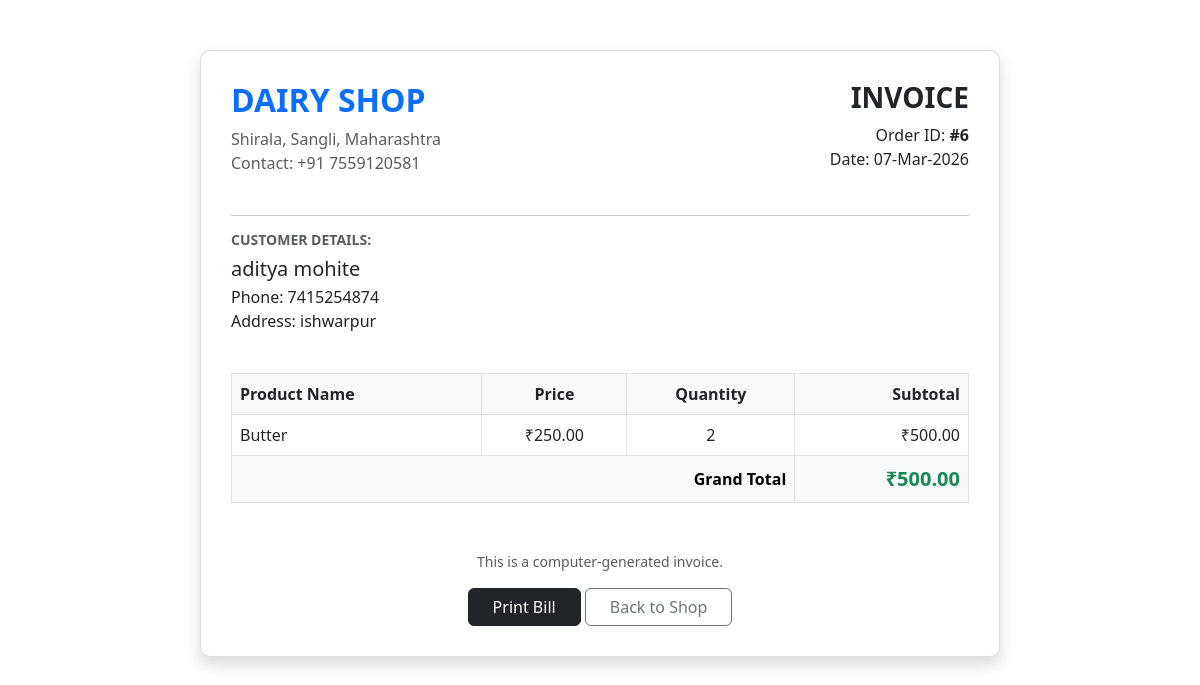
The page /generate_bill.php?oid=6 on the database its author committed.
### tables this page shows
CREATE TABLE `orders` (
  `order_id` int(11) NOT NULL,
  `customer_id` int(11) DEFAULT NULL,
  `order_date` datetime DEFAULT current_timestamp(),
  `total_amount` decimal(10,2) DEFAULT NULL
);

CREATE TABLE `customers` (
  `customer_id` int(11) NOT NULL,
  `user_id` int(11) DEFAULT NULL,
  `customer_name` varchar(100) DEFAULT NULL,
  `phone` varchar(15) DEFAULT NULL,
  `address` text DEFAULT NULL
);

CREATE TABLE `order_items` (
  `item_id` int(11) NOT NULL,
  `order_id` int(11) DEFAULT NULL,
  `product_id` int(11) DEFAULT NULL,
  `quantity` int(11) DEFAULT NULL,
  `price` decimal(10,2) DEFAULT NULL
);

CREATE TABLE `products` (
  `product_id` int(11) NOT NULL,
  `product_name` varchar(100) DEFAULT NULL,
  `price` decimal(10,2) DEFAULT NULL,
  `stock` int(11) DEFAULT NULL,
  `image` varchar(255) DEFAULT NULL
);

### generate_bill.php (the view, shortened to what this page needs)
<?php
include 'config.php';
$oid = mysqli_real_escape_string($conn, $_GET['oid']);
$sql = "SELECT o.*, c.customer_name, c.phone, c.address
        FROM orders o
        LEFT JOIN customers c ON o.customer_id = c.customer_id
        WHERE o.order_id = '$oid'";
$order_query = $conn->query($sql);
$order = $order_query->fetch_assoc();
$items = $conn->query("SELECT oi.*, p.product_name
                      FROM order_items oi
                      JOIN products p ON oi.product_id = p.product_id
                      WHERE oi.order_id = '$oid'");
?>
<!DOCTYPE html>
<html>
<head>
    <link href="https://cdn.jsdelivr.net/npm/bootstrap@5.3.0/dist/css/bootstrap.min.css" rel="stylesheet">
</head>
<body>
    <div class="container">
        <div class="invoice-box shadow">
            <div class="row mb-4">
                <div class="col-6 text-start">
                    <h2 class="text-primary fw-bold">DAIRY SHOP</h2>
                    <p class="text-muted mb-0">Shirala, Sangli, Maharashtra</p>
                    <p class="text-muted">Contact: +91 7559120581</p>
                </div>
                <div class="col-6 text-end">
                    <h3 class="fw-bold text-uppercase">Invoice</h3>
                    <p class="mb-0">Order ID: <strong>#<?php echo $oid; ?></strong></p>
                    <p class="mb-0">Date: <?php echo date('d-M-Y', strtotime($order['order_date'])); ?></p>
                </div>
            </div>
            <hr>
            <div class="row mb-4">
                <div class="col-12">
                    <h6 class="text-muted text-uppercase small fw-bold">Customer Details:</h6>
                    <h5 class="mb-1"><?php echo htmlspecialchars($order['customer_name'] ?? 'Walk-in Customer'); ?></h5>
                    <p class="mb-0">Phone: <?php echo htmlspecialchars($order['phone'] ?? 'N/A'); ?></p>
                    <p>Address: <?php echo htmlspecialchars($order['address'] ?? 'N/A'); ?></p>
                </div>
            </div>
            <table class="table table-bordered">
                <thead>
                    <tr>
                        <th>Product Name</th>
                        <th class="text-center">Price</th>
                        <th class="text-center">Quantity</th>
                        <th class="text-end">Subtotal</th>
                    </tr>
                </thead>
                <tbody>
                    <?php
                    if($items->num_rows > 0):
                        while($item = $items->fetch_assoc()):
                            $subtotal = $item['price'] * $item['quantity'];
                    ?>
                    <tr>
                        <td><?php echo $item['product_name']; ?></td>
                        <td class="text-center">₹<?php echo $item['price']; ?></td>
                        <td class="text-center"><?php echo $item['quantity']; ?></td>
                        <td class="text-end">₹<?php echo number_format($subtotal, 2); ?></td>
                    </tr>
                    <?php endwhile; endif; ?>
                </tbody>
                <tfoot>
                    <tr class="table-light">
                        <th colspan="3" class="text-end">Grand Total</th>
                        <th class="text-end text-success fs-5">₹<?php echo number_format($order['total_amount'], 2); ?></th>
                    </tr>
                </tfoot>
            </table>
            <div class="mt-5 text-center">
                <p class="text-muted small italic">This is a computer-generated invoice.</p>
                <div class="no-print mt-3">
                    <button class="btn btn-dark px-4" onclick="window.print()">Print Bill</button>
                    <a href="orders.php" class="btn btn-outline-secondary px-4">Back to Shop</a>
                </div>
            </div>
        </div>
    </div>
</body>
</html>

### generate_bill.php (style rules this page uses)
.invoice-box { border: 1px solid #ddd; padding: 30px; border-radius: 10px; max-width: 800px; margin: 50px auto; background: #fff; }
.table th { background-color: #f8f9fa !important; }

### rows shown on the page
orders: order_date "07-Mar-2026", customer.customer_name "aditya mohite", customer.phone "7415254874", customer.address "ishwarpur", total_amount "500.00"
order_items: product.product_name "Butter", price "250.00", quantity "2", subtotal "500.00"

### other values the page prints
$oid "6"
